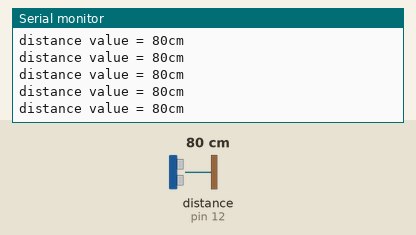
Simulated run of this sketch. Board: Arduino Uno, built with avr-gcc and run on an emulated ATmega328P. Parts: the last lines printed to the serial monitor. Wiring (inferred from the names in the program): ultrasonic range finder: trigger pin 13; echo pin 12. The inputs (shaded band) are chosen by the test bench; at power-on: distance to the obstacle (sensor on pin 12) 80 cm. The echo pulse lasts 58.3 µs per cm.

Above: at 1.2 s.
1.3 s: distance to the obstacle (sensor on pin 12) set to 2 cm
At 1.38 s:
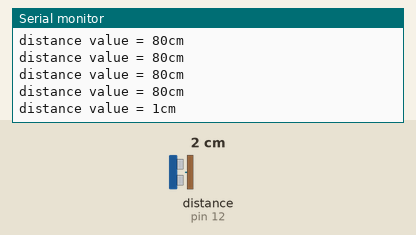
4.3 s: distance to the obstacle (sensor on pin 12) set to 4 cm
At 4.3 s:
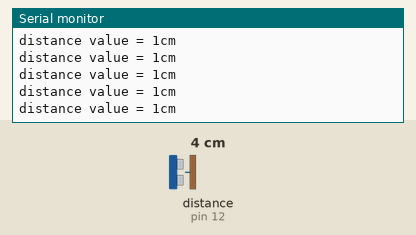
5.8 s: distance to the obstacle (sensor on pin 12) set to 35 cm
At 5.82 s:
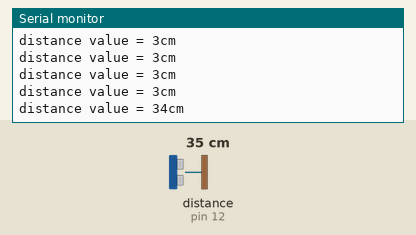
8.8 s: distance to the obstacle (sensor on pin 12) set to 250 cm
At 8.91 s:
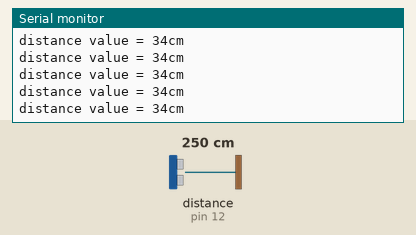
Timing chart, 0 to 11.8 s (numbered marks = the images above; inputs shaded):
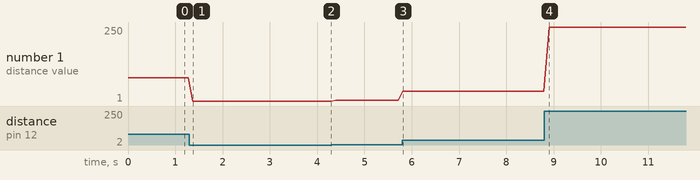

The sketch:

Ultrasonic_Distance_Sensor.ino
```cpp
int Echo = 12 ;
int Trig = 13 ;
void setup() {
  pinMode(Echo,INPUT);
  pinMode(Trig, OUTPUT);
  Serial.begin(9600);
}

void loop() {
  unsigned long duration, cm ;

  digitalWrite(Trig,LOW);
  delayMicroseconds(2);
  digitalWrite(Trig,HIGH);
  delayMicroseconds(5);
  digitalWrite(Trig,LOW);

  duration = pulseIn(Echo,HIGH); // pulseIn function measures the length of a pulse in microseconds.

  cm = MicroStoCm(duration); // we want to calculate the distance

  Serial.print("distance value = ");
  Serial.print(cm);
  Serial.println("cm");
  delay(100);


}

unsigned long MicroStoCm (unsigned long MicroS){
  return (MicroS/29)/2;
} 
```

Measured:
- after the input at 1.3 s, the serial monitor: prints a new line after 0.07 s (image 1)
- after the input at 5.8 s, the serial monitor: prints a new line at once (image 3)
- plotted number 1: 80 → 1 after the input at 1.3 s, 1 → 3 after the input at 4.3 s, 3 → 34 after the input at 5.8 s, 34 → 250 after the input at 8.8 s
